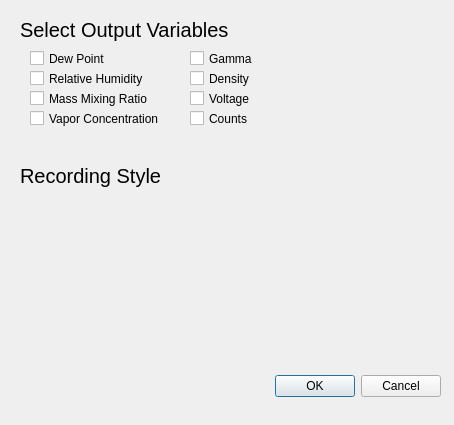
<?xml version="1.0" encoding="UTF-8"?>
<ui version="4.0">
 <class>dialog</class>
 <widget class="QDialog" name="dialog">
  <property name="geometry">
   <rect>
    <x>0</x>
    <y>0</y>
    <width>454</width>
    <height>425</height>
   </rect>
  </property>
  <property name="windowTitle">
   <string>Setup Recording</string>
  </property>
  <widget class="QDialogButtonBox" name="buttonBox">
   <property name="geometry">
    <rect>
     <x>100</x>
     <y>370</y>
     <width>341</width>
     <height>32</height>
    </rect>
   </property>
   <property name="orientation">
    <enum>Qt::Horizontal</enum>
   </property>
   <property name="standardButtons">
    <set>QDialogButtonBox::Cancel|QDialogButtonBox::Ok</set>
   </property>
  </widget>
  <widget class="QLabel" name="outVarsLabel">
   <property name="geometry">
    <rect>
     <x>20</x>
     <y>14</y>
     <width>251</width>
     <height>31</height>
    </rect>
   </property>
   <property name="font">
    <font>
     <pointsize>15</pointsize>
    </font>
   </property>
   <property name="text">
    <string>Select Output Variables</string>
   </property>
  </widget>
  <widget class="QCheckBox" name="dpBox">
   <property name="geometry">
    <rect>
     <x>30</x>
     <y>50</y>
     <width>131</width>
     <height>17</height>
    </rect>
   </property>
   <property name="text">
    <string>Dew Point</string>
   </property>
  </widget>
  <widget class="QCheckBox" name="mmrBox">
   <property name="geometry">
    <rect>
     <x>30</x>
     <y>90</y>
     <width>131</width>
     <height>17</height>
    </rect>
   </property>
   <property name="text">
    <string>Mass Mixing Ratio</string>
   </property>
  </widget>
  <widget class="QCheckBox" name="rhBox">
   <property name="geometry">
    <rect>
     <x>30</x>
     <y>70</y>
     <width>131</width>
     <height>17</height>
    </rect>
   </property>
   <property name="text">
    <string>Relative Humidity</string>
   </property>
  </widget>
  <widget class="QCheckBox" name="vcBox">
   <property name="geometry">
    <rect>
     <x>30</x>
     <y>110</y>
     <width>131</width>
     <height>17</height>
    </rect>
   </property>
   <property name="text">
    <string>Vapor Concentration</string>
   </property>
  </widget>
  <widget class="QCheckBox" name="gamBox">
   <property name="geometry">
    <rect>
     <x>190</x>
     <y>50</y>
     <width>131</width>
     <height>17</height>
    </rect>
   </property>
   <property name="text">
    <string>Gamma</string>
   </property>
  </widget>
  <widget class="QCheckBox" name="rhoBox">
   <property name="geometry">
    <rect>
     <x>190</x>
     <y>70</y>
     <width>131</width>
     <height>17</height>
    </rect>
   </property>
   <property name="text">
    <string>Density</string>
   </property>
  </widget>
  <widget class="QCheckBox" name="voltBox">
   <property name="geometry">
    <rect>
     <x>190</x>
     <y>90</y>
     <width>131</width>
     <height>17</height>
    </rect>
   </property>
   <property name="text">
    <string>Voltage</string>
   </property>
  </widget>
  <widget class="QCheckBox" name="cntBox">
   <property name="geometry">
    <rect>
     <x>190</x>
     <y>110</y>
     <width>131</width>
     <height>17</height>
    </rect>
   </property>
   <property name="text">
    <string>Counts</string>
   </property>
  </widget>
  <widget class="QLabel" name="outVarsLabel_2">
   <property name="geometry">
    <rect>
     <x>20</x>
     <y>160</y>
     <width>251</width>
     <height>31</height>
    </rect>
   </property>
   <property name="font">
    <font>
     <pointsize>15</pointsize>
    </font>
   </property>
   <property name="text">
    <string>Recording Style</string>
   </property>
  </widget>
 </widget>
 <resources/>
 <connections>
  <connection>
   <sender>buttonBox</sender>
   <signal>accepted()</signal>
   <receiver>dialog</receiver>
   <slot>accept()</slot>
   <hints>
    <hint type="sourcelabel">
     <x>248</x>
     <y>254</y>
    </hint>
    <hint type="destinationlabel">
     <x>157</x>
     <y>274</y>
    </hint>
   </hints>
  </connection>
  <connection>
   <sender>buttonBox</sender>
   <signal>rejected()</signal>
   <receiver>dialog</receiver>
   <slot>reject()</slot>
   <hints>
    <hint type="sourcelabel">
     <x>316</x>
     <y>260</y>
    </hint>
    <hint type="destinationlabel">
     <x>286</x>
     <y>274</y>
    </hint>
   </hints>
  </connection>
 </connections>
</ui>
